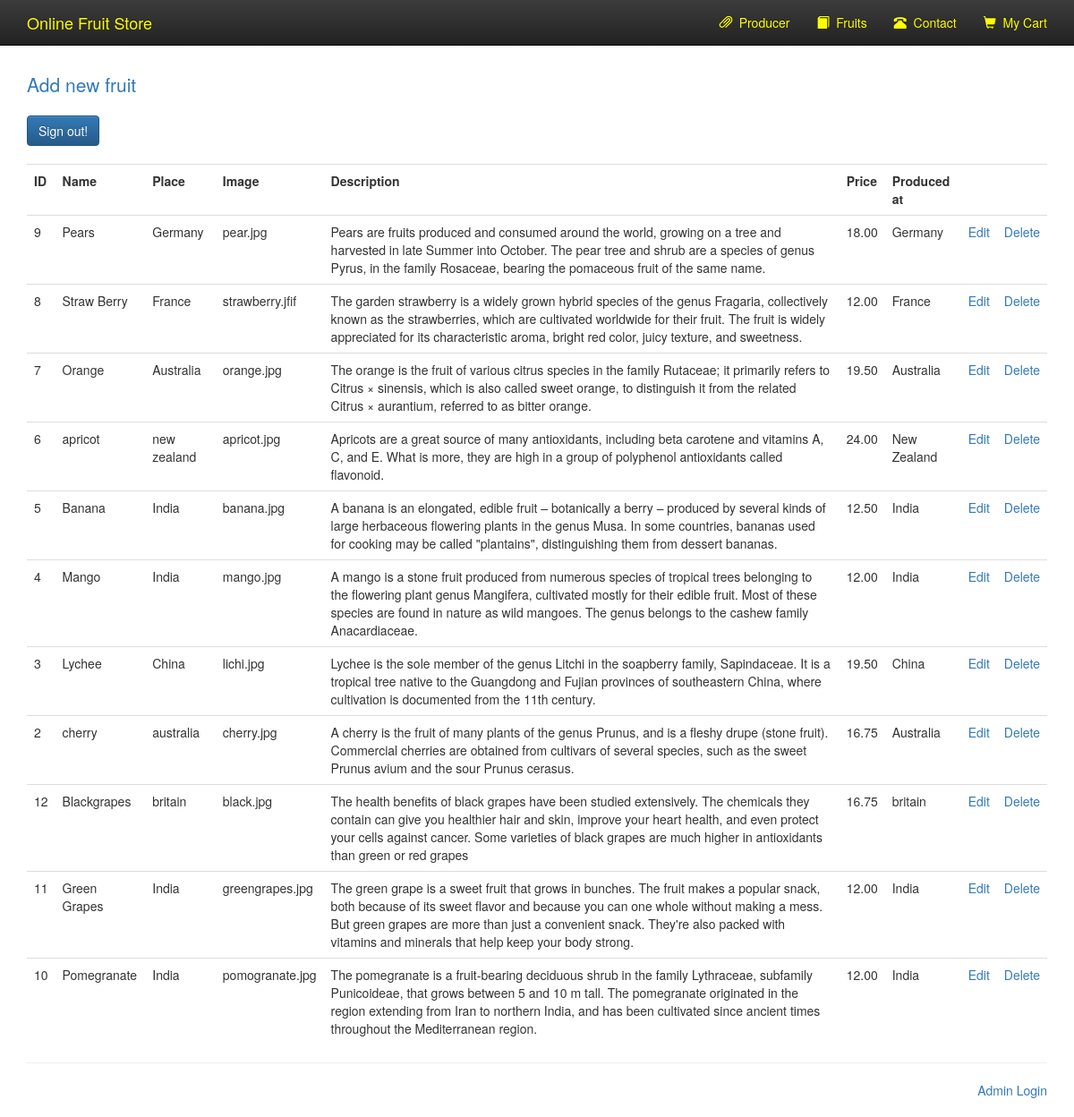
Page /admin_fruit.php (signed in) on the committed database.
### tables this page shows
CREATE TABLE `fruits` (
  `fid` varchar(20) DEFAULT NULL,
  `fname` varchar(60) DEFAULT NULL,
  `prod` varchar(60) DEFAULT NULL,
  `_image` varchar(40) DEFAULT NULL,
  `_descr` text DEFAULT NULL,
  `_price` decimal(6,2) DEFAULT NULL,
  `publisherid` int(10) UNSIGNED NOT NULL
);

CREATE TABLE `publisher` (
  `publisherid` int(10) UNSIGNED NOT NULL,
  `publisher_name` varchar(60) NOT NULL,
  `picture` varchar(40) DEFAULT NULL
);

### functions/database_functions.php (called while the page is built, shortened)
<?php
	function getPubName($conn, $pubid){
		$query = "SELECT publisher_name FROM publisher WHERE publisherid = '$pubid'";
		$result = mysqli_query($conn, $query);
		$row = mysqli_fetch_assoc($result);
		return $row['publisher_name'];
	}
	function getAll($conn){
		$query = "SELECT * from fruits ORDER BY fid DESC";
		$result = mysqli_query($conn, $query);
		return $result;
	}
?>

### admin_fruit.php (the view, shortened to what this page needs)
<?php
	require_once "./template/header.php";
	require_once "./functions/database_functions.php";
	$conn = db_connect();
	$result = getAll($conn);
?>
	<p class="lead"><a href="admin_add.php">Add new fruit</a></p>
	<a href="admin_signout.php" class="btn btn-primary">Sign out!</a>
	<table class="table" style="margin-top: 20px">
		<tr>
			<th>ID</th>
			<th>Name</th>
			<th>Place</th>
			<th>Image</th>
			<th>Description</th>
			<th>Price</th>
			<th>Produced at</th>
			<th>&nbsp;</th>
			<th>&nbsp;</th>
		</tr>
		<?php while($row = mysqli_fetch_assoc($result)){ ?>
		<tr>
			<td><?php echo $row['fid']; ?></td>
			<td><?php echo $row['fname']; ?></td>
			<td><?php echo $row['prod']; ?></td>
			<td><?php echo $row['_image']; ?></td>
			<td><?php echo $row['_descr']; ?></td>
			<td><?php echo $row['_price']; ?></td>
			<td><?php echo getPubName($conn, $row['publisherid']); ?></td>
			<td><a href="admin_edit.php?fruitid=<?php echo $row['fid']; ?>">Edit</a></td>
			<td><a href="admin_delete.php?fruitid=<?php echo $row['fid']; ?>">Delete</a></td>
		</tr>
		<?php } ?>
	</table>
<?php
	require_once "./template/footer.php";
?>

### rows in the picture
fruits: fid "9", fname "Pears", prod "Germany", _image "pear.jpg", _descr "Pears are fruits produced and consumed around the world, growing on a tree and harvested in late Summer into October. The pear tree and shrub are a species of genus Pyrus, in the family Rosaceae, bearing the pomaceous fruit of the same name.", _price "18.00", publisherid.publisher_name "Germany"
fruits: fid "8", fname "Straw Berry", prod "France", _image "strawberry.jfif", _descr "The garden strawberry is a widely grown hybrid species of the genus Fragaria, collectively known as the strawberries, which are cultivated worldwide for their fruit. The fruit is widely appreciated for its characteristic aroma, bright red color, juicy texture, and sweetness.", _price "12.00", publisherid.publisher_name "France"
fruits: fid "7", fname "Orange", prod "Australia", _image "orange.jpg", _descr "The orange is the fruit of various citrus species in the family Rutaceae; it primarily refers to Citrus × sinensis, which is also called sweet orange, to distinguish it from the related Citrus × aurantium, referred to as bitter orange.", _price "19.50", publisherid.publisher_name "Australia"
fruits: fid "6", fname "apricot", prod "new zealand", _image "apricot.jpg", _descr "Apricots are a great source of many antioxidants, including beta carotene and vitamins A, C, and E. What is more, they are high in a group of polyphenol antioxidants called flavonoid.", _price "24.00", publisherid.publisher_name "New Zealand"
fruits: fid "5", fname "Banana", prod "India", _image "banana.jpg", _descr "A banana is an elongated, edible fruit – botanically a berry – produced by several kinds of large herbaceous flowering plants in the genus Musa. In some countries, bananas used for cooking may be called \"plantains\", distinguishing them from dessert bananas.", _price "12.50", publisherid.publisher_name "India"
fruits: fid "4", fname "Mango", prod "India", _image "mango.jpg", _descr "A mango is a stone fruit produced from numerous species of tropical trees belonging to the flowering plant genus Mangifera, cultivated mostly for their edible fruit. Most of these species are found in nature as wild mangoes. The genus belongs to the cashew family Anacardiaceae.", _price "12.00", publisherid.publisher_name "India"
fruits: fid "3", fname "Lychee", prod "China", _image "lichi.jpg", _descr "Lychee is the sole member of the genus Litchi in the soapberry family, Sapindaceae. It is a tropical tree native to the Guangdong and Fujian provinces of southeastern China, where cultivation is documented from the 11th century.", _price "19.50", publisherid.publisher_name "China"
fruits: fid "2", fname "cherry", prod "australia", _image "cherry.jpg", _descr "A cherry is the fruit of many plants of the genus Prunus, and is a fleshy drupe (stone fruit). Commercial cherries are obtained from cultivars of several species, such as the sweet Prunus avium and the sour Prunus cerasus.", _price "16.75", publisherid.publisher_name "Australia"
fruits: fid "12", fname "Blackgrapes", prod "britain", _image "black.jpg", _descr "The health benefits of black grapes have been studied extensively. The chemicals they contain can give you healthier hair and skin, improve your heart health, and even protect your cells against cancer. Some varieties of black grapes are much higher in antioxidants than green or red grapes", _price "16.75", publisherid.publisher_name "britain"
fruits: fid "11", fname "Green Grapes", prod "India", _image "greengrapes.jpg", _descr "The green grape is a sweet fruit that grows in bunches. The fruit makes a popular snack, both because of its sweet flavor and because you can one whole without making a mess. But green grapes are more than just a convenient snack. They're also packed with vitamins and minerals that help keep your body strong.", _price "12.00", publisherid.publisher_name "India"
fruits: fid "10", fname "Pomegranate", prod "India", _image "pomogranate.jpg", _descr "The pomegranate is a fruit-bearing deciduous shrub in the family Lythraceae, subfamily Punicoideae, that grows between 5 and 10 m tall. The pomegranate originated in the region extending from Iran to northern India, and has been cultivated since ancient times throughout the Mediterranean region.", _price "12.00", publisherid.publisher_name "India"
